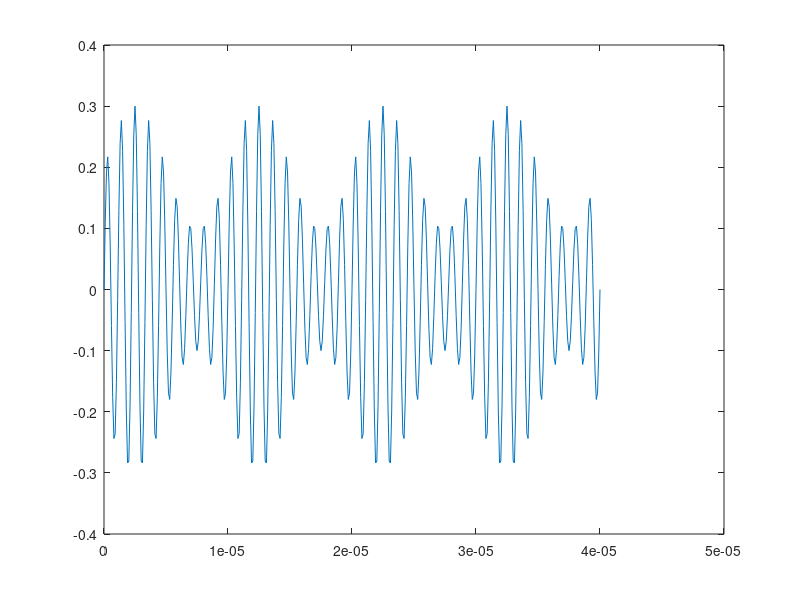

Reproduce this figure in MATLAB.


m = 0.5;
fp = 900e3;
Ap = 200e-3;
fm = 100e3;
t = (0:1/fm/100:4/fm)';

Sp = Ap*sin(2*pi*fp*t);
Sm = m*sin(2*pi*fm*t);

Sam = Sp.*( 1 + Sm);

plot(t,Sam);